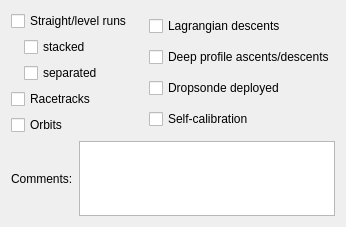
          <widget class="QWidget" name="page_9">
           <attribute name="label">
            <string>Types of Flight Manoeuvre</string>
           </attribute>
           <layout class="QVBoxLayout" name="verticalLayout_30">
            <item>
             <layout class="QHBoxLayout" name="horizontalLayout_36">
              <item>
               <layout class="QVBoxLayout" name="verticalLayout_28">
                <item>
                 <widget class="QCheckBox" name="straightLevelRunsCheck">
                  <property name="text">
                   <string>Straight/level runs</string>
                  </property>
                 </widget>
                </item>
                <item>
                 <layout class="QHBoxLayout" name="horizontalLayout_34">
                  <item>
                   <spacer name="horizontalSpacer_20">
                    <property name="orientation">
                     <enum>Qt::Horizontal</enum>
                    </property>
                    <property name="sizeType">
                     <enum>QSizePolicy::Maximum</enum>
                    </property>
                    <property name="sizeHint" stdset="0">
                     <size>
                      <width>13</width>
                      <height>17</height>
                     </size>
                    </property>
                   </spacer>
                  </item>
                  <item>
                   <widget class="QCheckBox" name="stackedStraightLevelRunsCheck">
                    <property name="text">
                     <string>stacked</string>
                    </property>
                   </widget>
                  </item>
                 </layout>
                </item>
                <item>
                 <layout class="QHBoxLayout" name="horizontalLayout_35">
                  <item>
                   <spacer name="horizontalSpacer_21">
                    <property name="orientation">
                     <enum>Qt::Horizontal</enum>
                    </property>
                    <property name="sizeType">
                     <enum>QSizePolicy::Maximum</enum>
                    </property>
                    <property name="sizeHint" stdset="0">
                     <size>
                      <width>13</width>
                      <height>17</height>
                     </size>
                    </property>
                   </spacer>
                  </item>
                  <item>
                   <widget class="QCheckBox" name="separatedStraightLevelRuns">
                    <property name="text">
                     <string>separated</string>
                    </property>
                   </widget>
                  </item>
                 </layout>
                </item>
                <item>
                 <widget class="QCheckBox" name="racetracksCheck">
                  <property name="text">
                   <string>Racetracks</string>
                  </property>
                 </widget>
                </item>
                <item>
                 <widget class="QCheckBox" name="orbitsCheck">
                  <property name="text">
                   <string>Orbits</string>
                  </property>
                 </widget>
                </item>
               </layout>
              </item>
              <item>
               <layout class="QVBoxLayout" name="verticalLayout_29">
                <item>
                 <widget class="QCheckBox" name="lagrangianDescentsCheck">
                  <property name="text">
                   <string>Lagrangian descents</string>
                  </property>
                 </widget>
                </item>
                <item>
                 <widget class="QCheckBox" name="deepProfileAscentDescentsCheck">
                  <property name="text">
                   <string>Deep profile ascents/descents</string>
                  </property>
                 </widget>
                </item>
                <item>
                 <widget class="QCheckBox" name="dropsondeDeployedCheck">
                  <property name="text">
                   <string>Dropsonde deployed</string>
                  </property>
                 </widget>
                </item>
                <item>
                 <widget class="QCheckBox" name="selfCalibrationCheck">
                  <property name="text">
                   <string>Self-calibration</string>
                  </property>
                 </widget>
                </item>
               </layout>
              </item>
             </layout>
            </item>
            <item>
             <layout class="QHBoxLayout" name="horizontalLayout_37">
              <item>
               <widget class="QLabel" name="label_21">
                <property name="text">
                 <string>Comments:</string>
                </property>
               </widget>
              </item>
              <item>
               <widget class="QTextEdit" name="FTOtherTextBox">
                <property name="maximumSize">
                 <size>
                  <width>16777215</width>
                  <height>75</height>
                 </size>
                </property>
               </widget>
              </item>
             </layout>
            </item>
           </layout>
          </widget>
